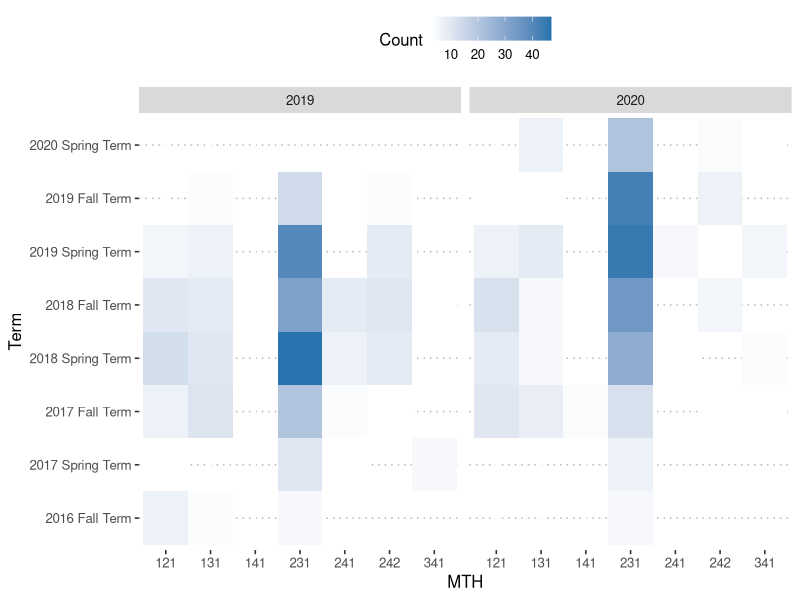
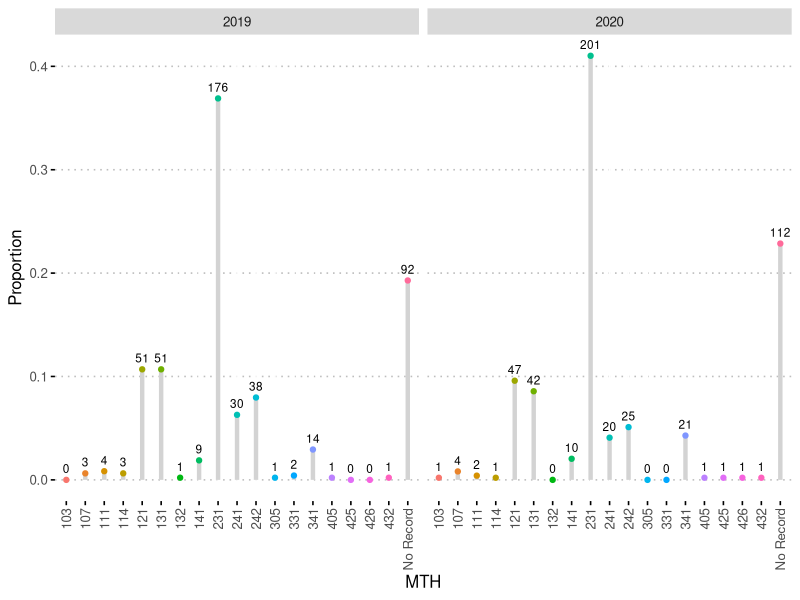

These figures' R source, in order:
## DJS - GN 311

library(readr)
library(tidyr)
library(ggplot2)
library(kableExtra)
library(formattable)
library(dplyr)
library(ggpubr)
library(RColorBrewer)

## New dataset, updated end of May 2020
gn311 <- read_csv(
  "GN311wST311currentdeID_updated.csv") %>%
  as.data.frame()

###### Questions #######
#   What are the highest math classes that students took? (See MathCourses-SPRG 2020)

# Change NA to No Record
gn311$MTHcourse[is.na(gn311$MTHcourse)] <- "No Record"

# Make data frame "A" for first graph
A<-as.data.frame(table(gn311$MTHcourse,gn311$year))
colnames(A) <- c("MTH","Year","Counts")
A$Proportion <- NA
A$Proportion[1:19] <- A$Counts[1:19]/sum(A$Counts[1:19])
A$Proportion[20:38] <- A$Counts[20:38]/sum(A$Counts[20:38])

# Graph for highest math classes
p.maxMTH <-
  ggdotchart(data=A, 
             x="MTH", y="Proportion", 
             group="MTH",
             add="segment", 
             color="MTH",
             size = 1.5,
             ggtheme = theme_pubclean() ) + 
  facet_grid(.~Year) +
  geom_text(aes(label=Counts),vjust=-.75, size=3) +
  theme(legend.position="none")

# Data Frame for table

B1<-rbind.data.frame(A$Counts[1:19],A$Proportion[1:19])
colnames(B1)<-c(levels(A$MTH))
B2<-rbind.data.frame(A$Counts[20:38],A$Proportion[20:38]) 
colnames(B2)<-c(levels(A$MTH))
B<-t(rbind.data.frame(B1,B2))
B<-rbind.data.frame(B,colSums(B))
row.names(B)<-NULL
nams <- c(levels(A$MTH),"Total")
B<-cbind.data.frame(nams,B)
colnames(B) <- c("MTH","N","%","N","%")
B[,3]<-percent(B[,3],digits=1);B[,5]<-percent(B[,5],digits=1)

t.maxMTH <-
  kable(B, booktabs = T, longtable=F,
        caption="\\textbf{Highest Math Course}") %>%
  kable_styling(bootstrap_options = "striped",full_width = F) %>%
  column_spec(1,bold=T) %>%
  row_spec(0,bold = T, color = "#CC0000")%>%
  add_header_above(c("","2019"=2,"2020"=2)) %>%
  scroll_box(width = "100%", height = "500px")

# When did they take their highest math? This year (2019-2020), last year, 2 years ago, 3 years ago, etc.?

gn311$MTHcourseTerm <- 
  factor(gn311$MTHcourseTerm,
         levels=c("2020 Spring Term",
                  "2019 Fall Term","2019 Summer Term 2","2019 Summer Term 1","2019 Spring Term",
                  "2018 Fall Term","2018 Summer Term 2","2018 Summer Term 1","2018 Spring Term",
                  "2017 Fall Term","2017 Summer Term 1","2017 Spring Term",
                  "2016 Fall Term","2016 Spring Term" ,
                  "2015 Fall Term","2015 Summer Term 2",
                  "2014 Fall Term","2014 Spring Term",
                  "2013 Fall Term","2013 Spring Term",
                  "2011 Summer Term 2","2011 Spring Term",
                  "2010 Fall Term"))

t1 <- table(gn311$MTHcourseTerm[gn311$year==2019],gn311$MTHcourse[gn311$year==2019])[,-16]
t1 <- addmargins(t1,FUN = list(Total = sum),quiet=TRUE)

t.whenMTH19 <-
  kable(t1, 
        booktabs = T, longtable=F) %>%
  kable_styling(bootstrap_options = "striped",full_width = F, fixed_thead = T) %>%
  column_spec(1,bold=T) %>%
  row_spec(0,bold = T, color = "#CC0000") %>%
  scroll_box(width = "100%", height = "500px")

t2 <- table(gn311$MTHcourseTerm[gn311$year==2020],gn311$MTHcourse[gn311$year==2020])[,-16]
t2 <- addmargins(t2,FUN = list(Total = sum),quiet=TRUE)

t.whenMTH20 <-
  kable(t2, 
        booktabs = T, longtable=F) %>%
  kable_styling(bootstrap_options = "striped",full_width = F, fixed_thead = T) %>%
  column_spec(1,bold=T) %>%
  row_spec(0,bold = T, color = "#CC0000") %>%
  scroll_box(width = "100%", height = "500px")

G19 <-
  table(gn311$MTHcourseTerm[gn311$year==2019],gn311$MTHcourse[gn311$year==2019]) %>%
  as.data.frame() %>%
  droplevels()
G19[,4] <- 2019
colnames(G19)<-c("Term","MTH","Count","Year")

G19 <-
  G19 %>%
  filter(Count > median(G19$Count[G19$Count>0]))

G20 <-
  table(gn311$MTHcourseTerm[gn311$year==2020],gn311$MTHcourse[gn311$year==2020]) %>%
  as.data.frame() %>%
  droplevels
G20[,4] <- 2020
colnames(G20)<-c("Term","MTH","Count","Year")

G20 <-
  G20 %>%
  filter(Count > median(G20$Count[G20$Count>0]))

G<-rbind.data.frame(G19,G20)
summary(G)
G <- droplevels(G)

G$Term <- factor(G$Term,c("2016 Fall Term","2017 Spring Term","2017 Fall Term","2018 Spring Term",
                          "2018 Fall Term","2019 Spring Term","2019 Fall Term","2020 Spring Term"))

g.whenMTH <-
  ggplot(data=G,aes(x=MTH,y=Term,fill=Count)) +
  geom_tile() +
  facet_grid(.~Year) +
  scale_fill_gradient(low = "#FFFFFF",
                      high = "#2774AE") +
  theme_pubclean() 

# How many students have taken ST 311? (See ST311-Completed-SPRG 2020) PRIOR to enrollment in GN 311

gn311$ST311courseTerm[gn311$ST311current=="current" & gn311$year==2020]

summary(as.factor(gn311$ST311courseTerm))
gn311$ST311courseTerm <- factor(gn311$ST311courseTerm, levels =
                                  c("2020 Spring Term",
                                    "2019 Fall Term","2019 Summer Term 2","2019 Summer Term 1","2019 Spring Term",
                                    "2018 Fall Term","2018 Summer Term 1","2018 Spring Term",
                                    "2017 Fall Term","2017 Summer Term 2","2017 Spring Term",
                                    "2016 Fall Term","2016 Spring Term" ,
                                    "2015 Fall Term",
                                    "2014 Fall Term",
                                    "2011 Fall Term"))
H19 <-
  table(gn311$ST311courseTerm[gn311$year==2019 & gn311$ST311courseTerm!="2019 Fall Term"]) %>%
  as.data.frame() %>%
  mutate(percent= Freq/sum(Freq),year=2019)

H20 <- table(gn311$ST311courseTerm[gn311$year==2020 & gn311$ST311courseTerm!="2020 Spring Term"]) %>%
  as.data.frame() %>%
  mutate(percent= Freq/sum(Freq),year=2020)

H <- cbind.data.frame(H19[,1:3],H20[,2:3])

Hh <- rbind.data.frame( H[,2:5],colSums(H[,2:5]) )
H[,1] <- as.character(H[,1])
Hh<- cbind.data.frame(c(H[,1],"Total"),Hh)
colnames(Hh) <- c("Term","N","%","N","%")
Hh[,3]<-percent(Hh[,3],digits=1); Hh[,5]<-percent(Hh[,5],digits=1)

t.ST311prior <-
  kable(Hh[-1,], 
        booktabs = T, longtable=F, row.names = FALSE) %>%
  kable_styling(bootstrap_options = "striped",full_width = F, fixed_thead = T) %>%
  column_spec(1,bold=T) %>%
  row_spec(0,bold = T, color = "#CC0000") %>%
  add_header_above(c("","2019"=2,"2020"=2)) %>%
  scroll_box(width = "100%", height = "350px")

# How many people are currently taking ST 311? (See ST322-InProgress SPRG 2020)

table(gn311$ST311current[gn311$year==2019])
table(gn311$ST311current[gn311$year==2020])

CE <- as.data.frame(
  matrix( c( 36,39/(441+36), 441,441/(441+36),
             28,28/(28+462), 462,462/(28+462) ),
          nrow=2, ncol=4, byrow=T ) )
colnames(CE) <- c("N","%","N","%")
CE[,2] <- percent(CE[,2],digits=1); CE[,4] <- percent(CE[,4],digits=1)
CE <- cbind.data.frame(" "=c("2019","2020"),CE)

t.CE <-
  kable(CE, booktabs = T, longtable=F) %>%
  kable_styling(bootstrap_options = "striped",full_width = FALSE) %>%
  column_spec(1,bold=T) %>%
  row_spec(0,bold = T, color = "#CC0000") %>%
  add_header_above(c("","Enrolled"=2,"Not Enrolled"=2))

# What was the average GPA for ST 311?
STsum <-
  rbind.data.frame(
    round( summary(na.omit(gn311$ST311grdpts[gn311$ST311current=="current" & 
                                               gn311$year==2019])),1 ), # summary of current 2019 summary
    round( summary(na.omit(gn311$ST311grdpts[gn311$ST311current=="NOT enrolled"])),1 ),# summary of before current
    round( summary(na.omit(gn311$ST311grdpts)),1 ) #overall 
  ) 
STsum[,1]<-digits(STsum[,1],1)
colnames(STsum) <- c("Min","Q1","Median","Mean","Q3", "Max")
Ns <-
  c(
    length(na.omit(gn311$ST311grdpts[gn311$ST311current=="current" & 
                                       gn311$year==2019])),#39
    length(na.omit(gn311$ST311grdpts[gn311$ST311current=="NOT enrolled"])), #412
    length(na.omit(gn311$ST311grdpts)) #457
  )

STnms <- c("Current (2019)","Prior","Overall")

STnms <- cbind.data.frame(" "=STnms,STsum,N=Ns)
#few students repeated the course and are calculated across current enrollment and previously taken

t.ST <-
  kable(STnms, booktabs = T, longtable=F) %>%
  kable_styling(bootstrap_options = "striped",full_width = FALSE) %>%
  column_spec(1,bold=T) %>%
  row_spec(0,bold = T, color = "#CC0000")

# We want to know how many students got Homework 1 question 10 correct. We also want to know how many people got Homework 2 question 9 correct.
# (Note that there is more than 1 version of question 10 and 9 in the homeworks proved. The correct answer is provided.)

correct <- vector()
correct1 <- vector()
for( i in 1:nrow(gn311))
{
  if( is.na(gn311$HW1_Q10_Ans)[i] ) 
  { correct[i] = "No Record" }
  else if( is.na(gn311$HW1_Q10)[i] & !is.na(gn311$HW1_Q10_Ans)[i] )
  { correct[i] = 0 }
  else if( gn311$HW1_Q10[i] == gn311$HW1_Q10_An[i] )
  { correct[i] = 1 } else { correct[i] = 0 }
  
  if( is.na(gn311$HW2_Q9_Ans)[i] ) 
  { correct1[i] = "No Record" }
  else if( is.na(gn311$HW2_Q9)[i] & !is.na(gn311$HW2_Q9_Ans)[i] )
  { correct1[i] = 0 }
  else if( gn311$HW2_Q9[i] == gn311$HW2_Q9_Ans[i] )
  { correct1[i] = 1 } else { correct1[i] = 0 }
}
summary(as.factor(correct))
summary(as.factor(correct1))
gn311$Q9correct <- as.factor(correct1)
gn311$Q10correct <- as.factor(correct)


length(gn311$X1[is.na(gn311$HW1_Q10_Ans)]) #33 have no record
length(gn311$X1[is.na(gn311$HW1_Q10_Ans) & is.na(gn311$HW1_Q10)]) #33
length(gn311$X1[!is.na(gn311$HW1_Q10_Ans) & is.na(gn311$HW1_Q10)]) #4 people did not answer

length(gn311$X1[is.na(gn311$HW2_Q9_Ans)]) #37 have no record
length(gn311$X1[is.na(gn311$HW2_Q9_Ans) & is.na(gn311$HW2_Q9)]) #37
length(gn311$X1[!is.na(gn311$HW2_Q9_Ans) & is.na(gn311$HW2_Q9)]) #0 did not answer

bcorrect <- vector()
for(i in 1:nrow(gn311))
{
  if(gn311$Q9correct[i] == 1 & gn311$Q10correct[i] == 1)
  { bcorrect[i] = 1 } else { bcorrect[i] = 0 }
}

gn311$bothQscorrect <- as.character(bcorrect)

summary(gn311[gn311$year==2019,c(15,16)])
gn311$X1[gn311$Q9correct=="No Record" & !(gn311$Q10correct=="No Record")]
gn311$X1[gn311$Q10correct=="No Record" & !(gn311$Q9correct=="No Record")]

gn311$bothQscorrect <- as.character(gn311$bothQscorrect)
gn311$bothQscorrect[gn311$Q10correct=="No Record"] <- "No Record"

QC19 <-
  rbind.data.frame(
    summary(as.factor(gn311$Q9correct[gn311$year==2019])),
    summary(as.factor(gn311$Q10correct[gn311$year==2019])),
    summary(as.factor(gn311$bothQscorrect[gn311$year==2019])) )
qc19nms <- c("Q9","Q10","Both")
QC19 <- cbind.data.frame(qc19nms,QC19)
colnames(QC19) <- c("","Correct","Incorrect","No Record")

QC20 <-
  rbind.data.frame(
    summary(as.factor(gn311$Q9correct[gn311$year==2020])),
    summary(as.factor(gn311$Q10correct[gn311$year==2020])),
    summary(as.factor(gn311$bothQscorrect[gn311$year==2020])) )
qc20nms <- c("Q9","Q10","Both")
QC20 <- cbind.data.frame(qc20nms,QC20)
colnames(QC20) <- c("","Correct","Incorrect","No Record")

rowSums(QC19[,2:4]/477)
rowSums(QC20[,2:4]/490)

QC <-
  cbind.data.frame(
    matrix( c( QC19[1,2],QC19[1,2]/477 , QC19[1,3],QC19[1,3]/477 , QC19[1,4],QC19[1,4]/477 ,
               QC19[2,2],QC19[2,2]/477 , QC19[2,3],QC19[2,3]/477 , QC19[2,4],QC19[2,4]/477 ,
               QC19[3,2],QC19[3,2]/477 , QC19[3,3],QC19[3,3]/477 , QC19[3,4],QC19[3,4]/477 ,
               QC20[1,2],QC20[1,2]/490 , QC20[1,3],QC20[1,3]/490 , QC20[1,4],QC20[1,4]/490 ,
               QC20[2,2],QC20[2,2]/490 , QC20[2,3],QC20[2,3]/490 , QC20[2,4],QC20[2,4]/490 ,
               QC20[3,2],QC20[3,2]/490 , QC20[3,3],QC20[3,3]/490 , QC20[3,4],QC20[3,4]/490 ),
            nrow=6, ncol=6, byrow=T ) )

QC <- QC[,c(3,4,1,2,5,6)]

QCc <- rbind.data.frame(
  c(QC[1,],QC[4,]), c(QC[2,],QC[5,]), c(QC[3,],QC[6,]) )

QCc[,2] <- percent(QCc[,2],digits=1); QCc[,4] <- percent(QCc[,4],digits=1); QCc[,6] <- percent(QCc[,6],digits=1)
QCc[,8] <- percent(QCc[,8],digits=1); QCc[,10] <- percent(QCc[,10],digits=1); QCc[,12] <- percent(QCc[,12],digits=1)
colnames(QCc) <- c(rep(c("N","%"),6))
qc20nms <- c("Q9","Q10","Both")
QCc <- cbind.data.frame(qc20nms,QCc)
colnames(QCc)[1]<-" "
row.names(QCc) <- NULL
t.QC <- 
  kable(QCc, booktabs = T, longtable=F) %>%
  kable_styling(bootstrap_options = "striped",full_width = FALSE) %>%
  column_spec(1,bold=T) %>%
  column_spec(8:13,background ="#7BAFD4" ) %>%
  row_spec(0,bold = T, color = "#CC0000") %>%
  add_header_above(c("","Correct"=2,"Incorrect"=2,"No Record"=2, "Correct"=2,"Incorrect"=2,"No Record"=2)) %>%
  add_header_above(c("","2019"=6,"2020"=6))

# Does it make a difference whether someone has taken ST 311 or not as to whether they got question 10 or 9 correct? (Maybe split this into students who have taken stats, not taken stats, and are currently taking stats?)
# Then we want to answer the same questions for Fall 2019

gn311$ST311[is.na(gn311$ST311) & gn311$ST311current=="current"] <- 311
tookST311 <- vector()
for( i in 1:nrow(gn311) )
{
  if( is.na(gn311$ST311[i]) ) 
  {tookST311[i] <- "Not Taken" } else {tookST311[i] <- "Took 311"}
}

gn311$Q10correct <- relevel(gn311$Q10correct, ref="1")
gn311$Q9correct <- relevel(gn311$Q9correct, ref="1")
gn311$bothQscorrect <- relevel(as.factor(gn311$bothQscorrect), ref="1")
gn311 <- cbind.data.frame(gn311, tookST311)

## Overall
g.binomQ9 <- glm(Q9correct ~ tookST311,
                 family="binomial",data=gn311[ gn311$Q9correct!="No Record",])
summary(g.binomQ9)

g.binomQ10 <- glm(Q10correct ~ tookST311,
                  family="binomial",data=gn311[ gn311$Q10correct!="No Record",])
summary(g.binomQ10)

g.binomb <- glm(as.factor(bothQscorrect) ~ tookST311,
                family="binomial",data=gn311[ gn311$bothQscorrect!="No Record",])
summary(g.binomb) 

## within years
# 2019
g.binomQ919 <- glm(Q9correct ~ tookST311,
                   family="binomial", data = gn311[gn311$year==2019 & gn311$Q9correct!="No Record",])
summary(g.binomQ919)

# 2020
g.binomQ920 <- glm(Q9correct ~ tookST311,
                   family="binomial", data = gn311[gn311$year==2020 & gn311$Q9correct!="No Record",])
summary(g.binomQ920)
predict(g.binomQ920,type="response")

## by year
g.binomy20 <- glm(as.factor(bothQscorrect) ~ as.factor(year),
                  family="binomial", data = gn311[gn311$Q9correct!="No Record",])
summary(g.binomy20) 

## Q9 table 2019
table(gn311$tookST311[gn311$year==2019],
      gn311$Q9correct[gn311$year==2019])
## Q10 table 2019
table(gn311$tookST311[gn311$year==2019],
      gn311$Q10correct[gn311$year==2019])

## both table 2019
table(gn311$tookST311[gn311$year==2019],
      gn311$bothQscorrect[gn311$year==2019])

cbind(table(gn311$tookST311[gn311$year==2019],
            gn311$Q9correct[gn311$year==2019]),
      table(gn311$tookST311[gn311$year==2019],
            gn311$Q10correct[gn311$year==2019]),
      table(gn311$tookST311[gn311$year==2019],
            gn311$bothQscorrect[gn311$year==2019]))

## Q9 table 2020
table(gn311$tookST311[gn311$year==2020],
      gn311$Q9correct[gn311$year==2020])
## Q10 table 2020
table(gn311$tookST311[gn311$year==2020],
      gn311$Q10correct[gn311$year==2020])

## both table 2020
table(gn311$tookST311[gn311$year==2020],
      gn311$bothQscorrect[gn311$year==2020])

cbind(table(gn311$tookST311[gn311$year==2020],
            gn311$Q9correct[gn311$year==2020]),
      table(gn311$tookST311[gn311$year==2020],
            gn311$Q10correct[gn311$year==2020]),
      table(gn311$tookST311[gn311$year==2020],
            gn311$bothQscorrect[gn311$year==2020]))

tST <-
  rbind(
    cbind(table(gn311$tookST311[gn311$year==2019],
                gn311$Q9correct[gn311$year==2019]),
          table(gn311$tookST311[gn311$year==2019],
                gn311$Q10correct[gn311$year==2019]),
          table(gn311$tookST311[gn311$year==2019],
                gn311$bothQscorrect[gn311$year==2019]) ),
    cbind(table(gn311$tookST311[gn311$year==2020],
                gn311$Q9correct[gn311$year==2020]),
          table(gn311$tookST311[gn311$year==2020],
                gn311$Q10correct[gn311$year==2020]),
          table(gn311$tookST311[gn311$year==2020],
                gn311$bothQscorrect[gn311$year==2020])))  

rownames(tST) <- NULL
tST <-
  cbind(c("2019","2019","2020","2020"),
        c("Not Taken","Took 311","Not Taken","Took 311"),
        tST)
colnames(tST) <- c(" "," ",rep(c("Correct","Incorrect","No Record"),3))

t.tST <-
  kable(tST, booktabs = T, longtable=F) %>%
  kable_styling(bootstrap_options = "striped",full_width = T) %>%
  column_spec(1,bold=T) %>%
  column_spec(6:8,background ="#7BAFD4" ) %>%
  row_spec(0,bold = T, color = "#CC0000") %>%
  collapse_rows(columns = 1, valign = "top") %>%
  add_header_above(c("","","Q9"=3,"Q10"=3,"Both"=3)) 

## Overall
summary(as.factor(as.numeric(gn311$ST311courseTerm)))
summary(gn311$ST311courseTerm)
g.full19 <- glm(bothQscorrect ~ MTHcourse + MTHcourseTerm + tookST311 + ST311current,
                family="binomial",data=gn311[gn311$bothQscorrect!="No Record",])


##Looking at homework 6 along with previous homework assignments
#Looks like there are many question from homework 6 to cover... Just need to take the score column
# and see if it is the max of that column and deal with nas or missing

gn311 %>% select(starts_with("HW6") & ends_with("score")) %>% View()

binary <- gn311 %>% select(starts_with("HW6") & ends_with("score")) %>% 
  apply(MARGIN = 2, FUN = function(x){
    ifelse(as.numeric(x)/max(as.numeric(x), na.rm = TRUE) == 1, 1, 0)
  }
  ) %>% as.data.frame()

#make sure there are no duplicate names from the original
names(binary) <- paste(names(binary), "bin", sep = "_")

#check on all questions...
binary$HW6_all_bin <- apply(binary, FUN = sum, MARGIN = 1)/length(names(binary))

#get full data
full_data <- cbind(gn311, binary)

#Now look at tables for each question as compared to the first questions - do so by cohort (fall/spring)
table(full_data$bothQscorrect, full_data$HW6_Q_3_score_bin,full_data$Cohort)
